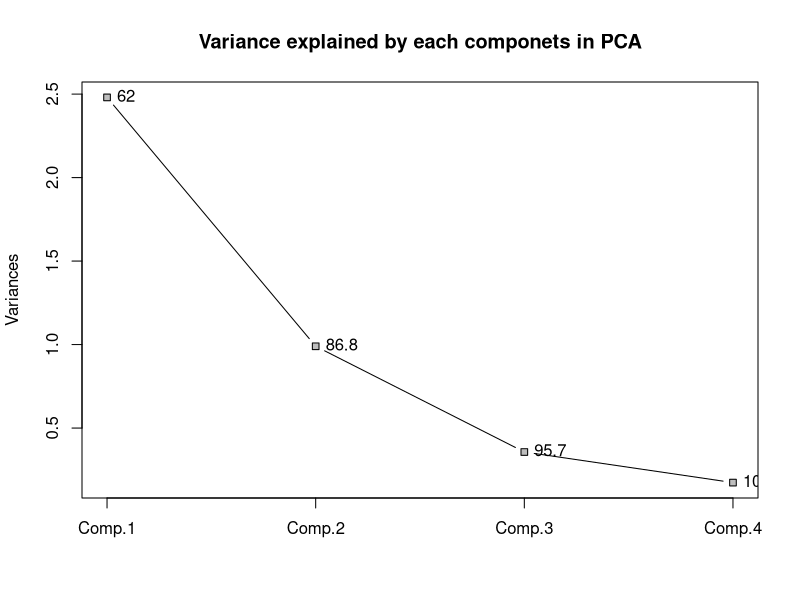
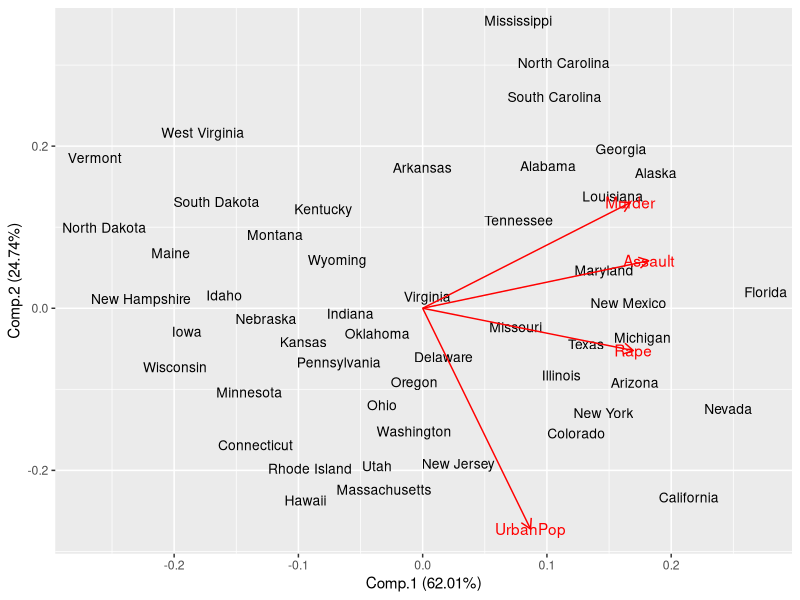

Here is the R script that generated these plots, in order:
## ---- chunk 1
knitr::opts_chunk$set(comment = NA, warning = FALSE, fig.align = "center", fig.asp = 0.7, out.width = "100%")
## ---- chunk 2
pc.a <- princomp(USArrests, cor = TRUE)
plot(pc.a, type = "lines", pch = 22, bg = "grey",
     main = "Variance explained by each componets in PCA")
text(1:4, pc.a$sdev^2, pos = 4,
     labels = round(cumsum(pls::explvar(pc.a)), 1))
box()
## ---- chunk 3
library(ggfortify)
autoplot(
  pc.a, label = T, shape = FALSE,
  loadings = TRUE, loadings.label = TRUE,
  label.size = 3.5, label.repel = TRUE)
